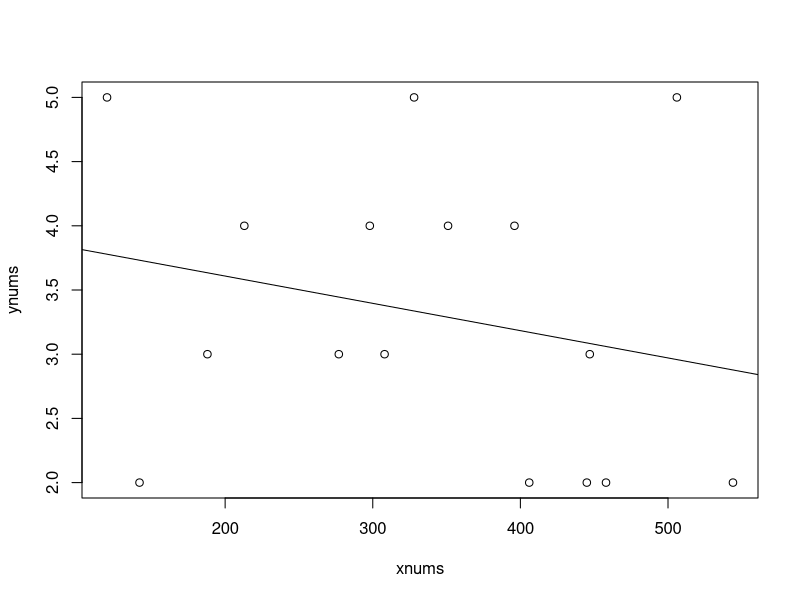
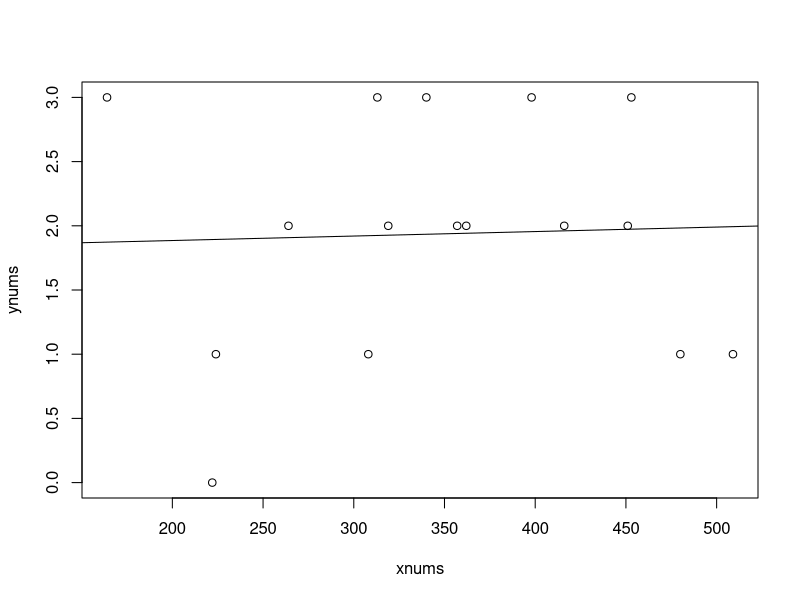
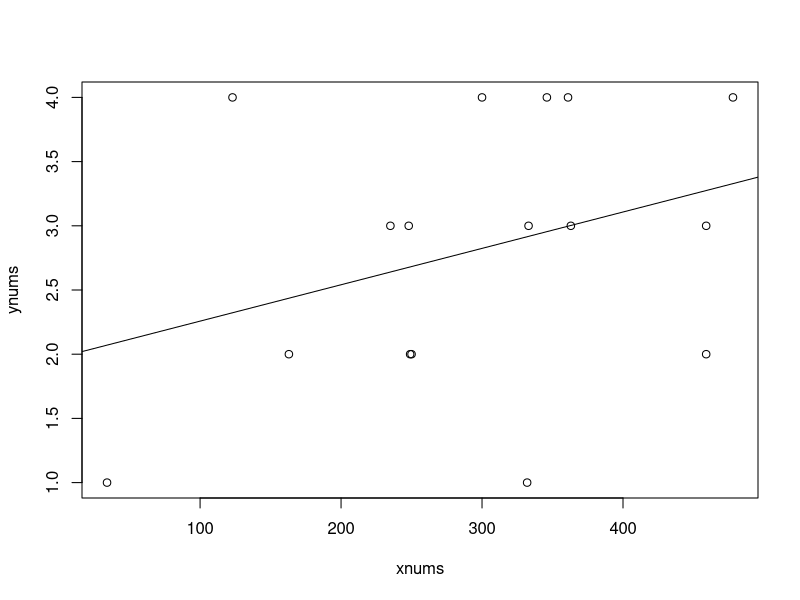
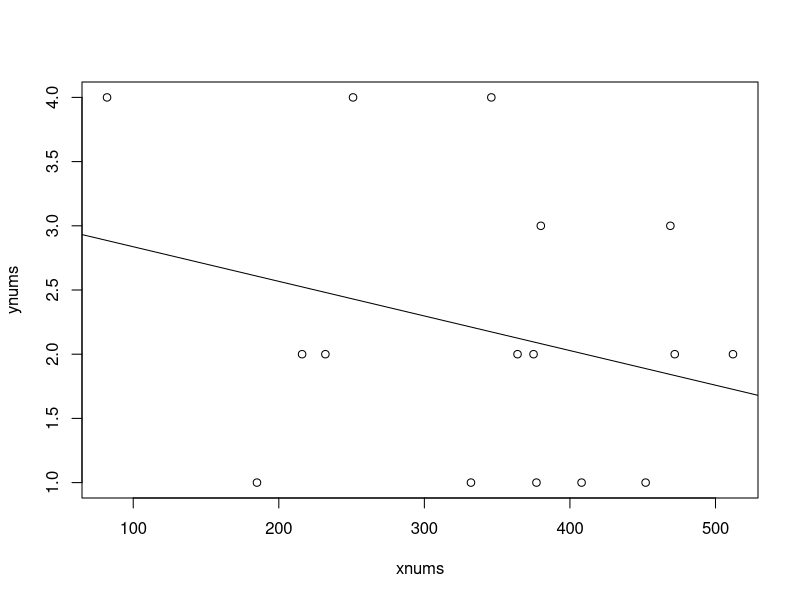
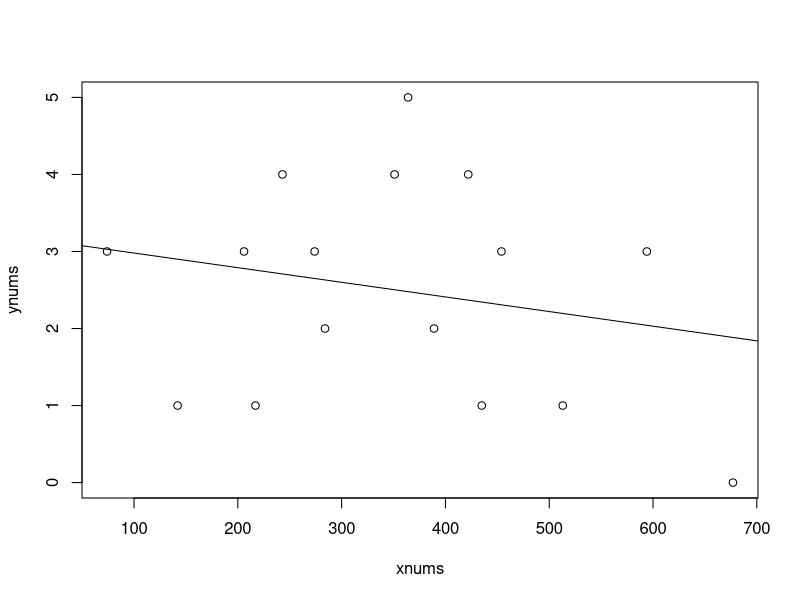
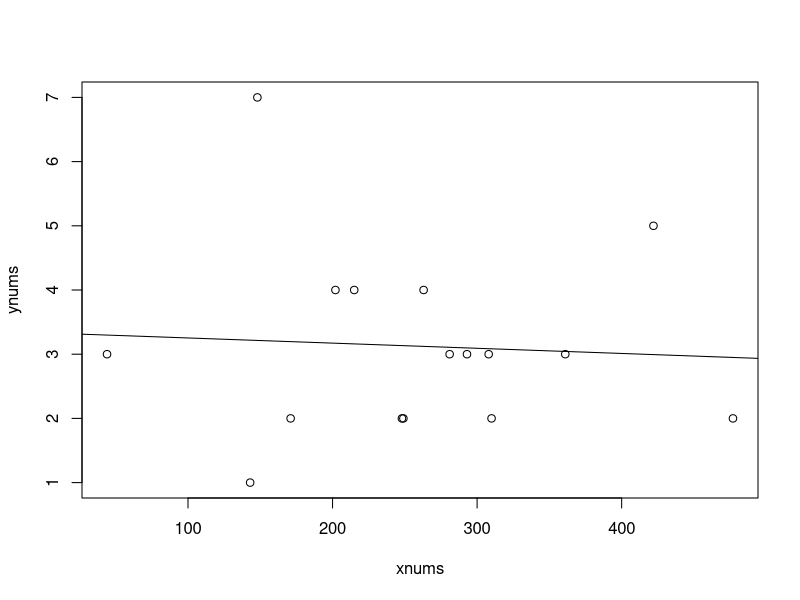
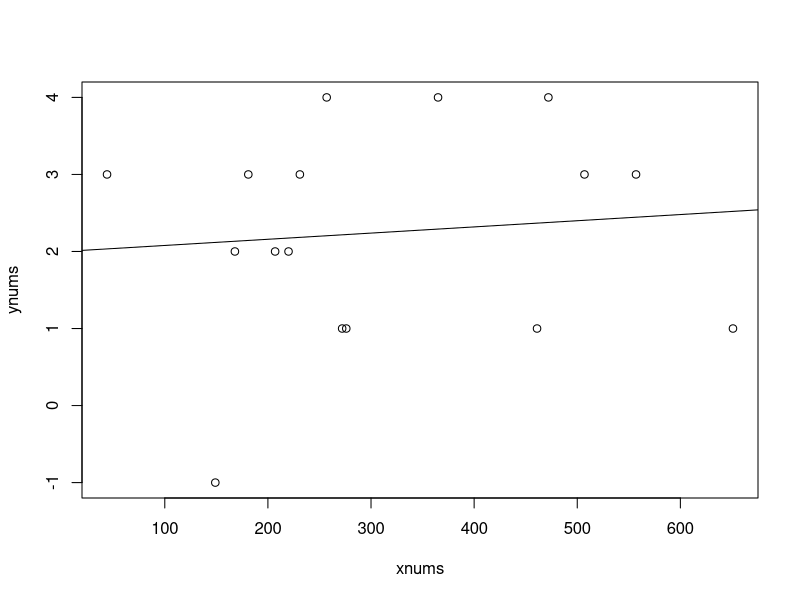
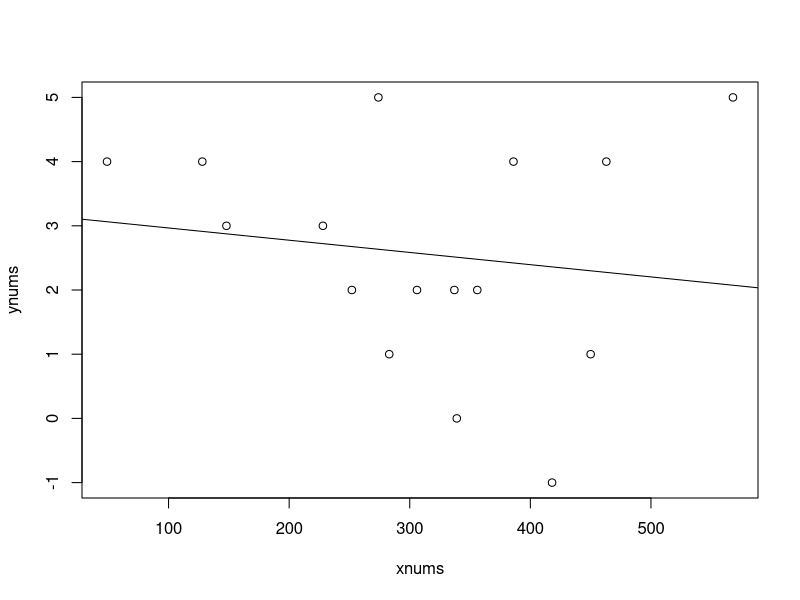

R code for these plots, in order:
slopes = as.array(1:1000) 
for(z in 1:1000) {
  xrands = as.array(runif(16,0,1))
  yrands = as.array(runif(16,0,1))
  xnums = as.array(1:16)
  ynums = as.array(1:16)
  for(x in 1:16) {
     xnums[x] <- round(qnorm(xrands[x],308,128,TRUE,FALSE))
     ynums[x] <- round(qnorm(yrands[x],2.588,1.278,TRUE,FALSE))
  }
  plot(xnums,ynums)
  abline(lm(ynums~xnums))
  slopes[z] <- summary(lm(ynums~xnums))$coefficients["xnums", "Estimate"]
}
counter = 0
for(number in slopes) {
  if(number > 0.00224)  {
    counter = counter+1
  }
}
print(counter)